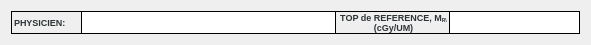
   <widget class="QWidget" name="horizontalLayoutWidget_3">
    <property name="geometry">
     <rect>
      <x>20</x>
      <y>225</y>
      <width>591</width>
      <height>31</height>
     </rect>
    </property>
    <layout class="QHBoxLayout" name="horizontalLayout_3">
     <property name="spacing">
      <number>0</number>
     </property>
     <item>
      <layout class="QVBoxLayout" name="verticalLayout_11">
       <property name="spacing">
        <number>0</number>
       </property>
       <item>
        <widget class="QLabel" name="dossierLabel_20">
         <property name="sizePolicy">
          <sizepolicy hsizetype="Preferred" vsizetype="Expanding">
           <horstretch>0</horstretch>
           <verstretch>0</verstretch>
          </sizepolicy>
         </property>
         <property name="minimumSize">
          <size>
           <width>71</width>
           <height>0</height>
          </size>
         </property>
         <property name="font">
          <font>
           <pointsize>7</pointsize>
           <weight>75</weight>
           <bold>true</bold>
          </font>
         </property>
         <property name="styleSheet">
          <string notr="true">border-color: black;
border-width: 1px;
border-style: solid;
color: rgb(46, 52, 54);
</string>
         </property>
         <property name="text">
          <string>&lt;html&gt;&lt;head/&gt;&lt;body&gt;&lt;p&gt;PHYSICIEN:&lt;/p&gt;&lt;/body&gt;&lt;/html&gt;</string>
         </property>
        </widget>
       </item>
      </layout>
     </item>
     <item>
      <layout class="QVBoxLayout" name="verticalLayout_12">
       <property name="spacing">
        <number>0</number>
       </property>
       <item>
        <widget class="QLineEdit" name="physicienLineEdit">
         <property name="sizePolicy">
          <sizepolicy hsizetype="Expanding" vsizetype="Expanding">
           <horstretch>0</horstretch>
           <verstretch>0</verstretch>
          </sizepolicy>
         </property>
         <property name="minimumSize">
          <size>
           <width>0</width>
           <height>20</height>
          </size>
         </property>
         <property name="font">
          <font>
           <pointsize>7</pointsize>
          </font>
         </property>
         <property name="styleSheet">
          <string notr="true">border-color: black;
border-width: 1px;
border-style: solid;
border-left-style: none;
color: rgb(46, 52, 54);
</string>
         </property>
         <property name="alignment">
          <set>Qt::AlignCenter</set>
         </property>
        </widget>
       </item>
      </layout>
     </item>
     <item>
      <layout class="QVBoxLayout" name="verticalLayout_13">
       <property name="spacing">
        <number>0</number>
       </property>
       <item>
        <widget class="QLabel" name="label_5">
         <property name="sizePolicy">
          <sizepolicy hsizetype="Preferred" vsizetype="Fixed">
           <horstretch>0</horstretch>
           <verstretch>0</verstretch>
          </sizepolicy>
         </property>
         <property name="maximumSize">
          <size>
           <width>16777215</width>
           <height>42</height>
          </size>
         </property>
         <property name="font">
          <font>
           <pointsize>7</pointsize>
           <weight>75</weight>
           <bold>true</bold>
          </font>
         </property>
         <property name="styleSheet">
          <string notr="true">border-color: black;
border-width: 1px;
border-style: solid;
border-left-style: none;
color: rgb(46, 52, 54);

color: rgb(46, 52, 54);
</string>
         </property>
         <property name="text">
          <string>&lt;html&gt;&lt;head/&gt;&lt;body&gt;&lt;p align=&quot;center&quot;&gt;TOP de REFERENCE, M&lt;span style=&quot; vertical-align:sub;&quot;&gt;R\ &lt;/span&gt;&lt;br&gt;(cGy/UM)&lt;/p&gt;&lt;/body&gt;&lt;/html&gt;</string>
         </property>
        </widget>
       </item>
      </layout>
     </item>
     <item>
      <widget class="QLineEdit" name="topReferenceLineEdit">
       <property name="sizePolicy">
        <sizepolicy hsizetype="Expanding" vsizetype="Expanding">
         <horstretch>0</horstretch>
         <verstretch>0</verstretch>
        </sizepolicy>
       </property>
       <property name="maximumSize">
        <size>
         <width>130</width>
         <height>16777215</height>
        </size>
       </property>
       <property name="styleSheet">
        <string notr="true">border-color: black;
border-width: 1px;
border-style: solid;
border-left-style: none;
color: rgb(46, 52, 54);
</string>
       </property>
       <property name="alignment">
        <set>Qt::AlignCenter</set>
       </property>
       <property name="readOnly">
        <bool>true</bool>
       </property>
      </widget>
     </item>
    </layout>
   </widget>
